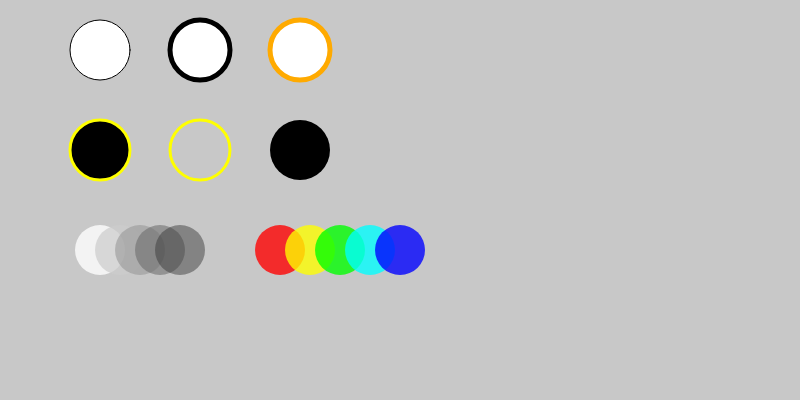
Frame 1 (no input)
Frame 60 (no input): identical to frame 1, image omitted
Frame 120 (the mouse pressed at the canvas centre since frame 60): identical to frame 1, image omitted

The p5.js sketch that drew this single still picture (run headless with seeded random() and noise() and a simulated clock; from frame 60 on, the mouse is pressed at the canvas centre):

// p5.js sketch
// ── sketch.js
// Reference
//  https://p5js.org/reference/
// 
function setup() {
    createCanvas(800, 400);
    noStroke();
}

function draw() {



    background(200);    // 100 grey


    strokeWeight(5);


    // Black stroke 
    strokeWeight(1);
    stroke(0);
    circle(100, 50, 60); // x, y, diamter

    // Thicker stroke 
    strokeWeight(5);
    stroke(0);
    circle(200, 50, 60); // x, y, diamter

    // Different stroke Color
    strokeWeight(5);
    stroke('#FA0');
    circle(300, 50, 60); // x, y, diamter


    // Fill with black
    strokeWeight(3);
    stroke('#FF0');
    fill(0);
    circle(100, 150, 60); // x, y, diamter

    // No Fill
    strokeWeight(3);
    stroke('#FF0');
    noFill();
    circle(200, 150, 60); // x, y, diamter

    // No Stroke 
    noStroke();
    fill(0);
    circle(300, 150, 60); // x, y, diamter

    // Fill using Gray and Alpha 
    noStroke();
    x = 100, y = 250, gray = 255, alpha = 200;
    for (i = 0; i < 5; i++) {
        fill(gray, alpha);
        circle(x, y, 50); // x, y, diamter
        x += 20;
        gray -= 50;
        alpha -= 20;
    }

    // Fill using Color Array
    noStroke();
    colorArray = [
        [255, 0, 0, 200],
        [255, 255, 0, 200],
        [0, 255, 0, 200],
        [0, 255, 255, 200],
        [0, 0, 255, 200],
    ]
    x = 280, y = 250, gray = 255, alpha = 200;
    colorArray.forEach(value => {
        fill(value);
        circle(x, y, 50); // x, y, diamter
        x += 30;
    });

  
    // Reset 
    fill(255);
    strokeWeight(1);
}
